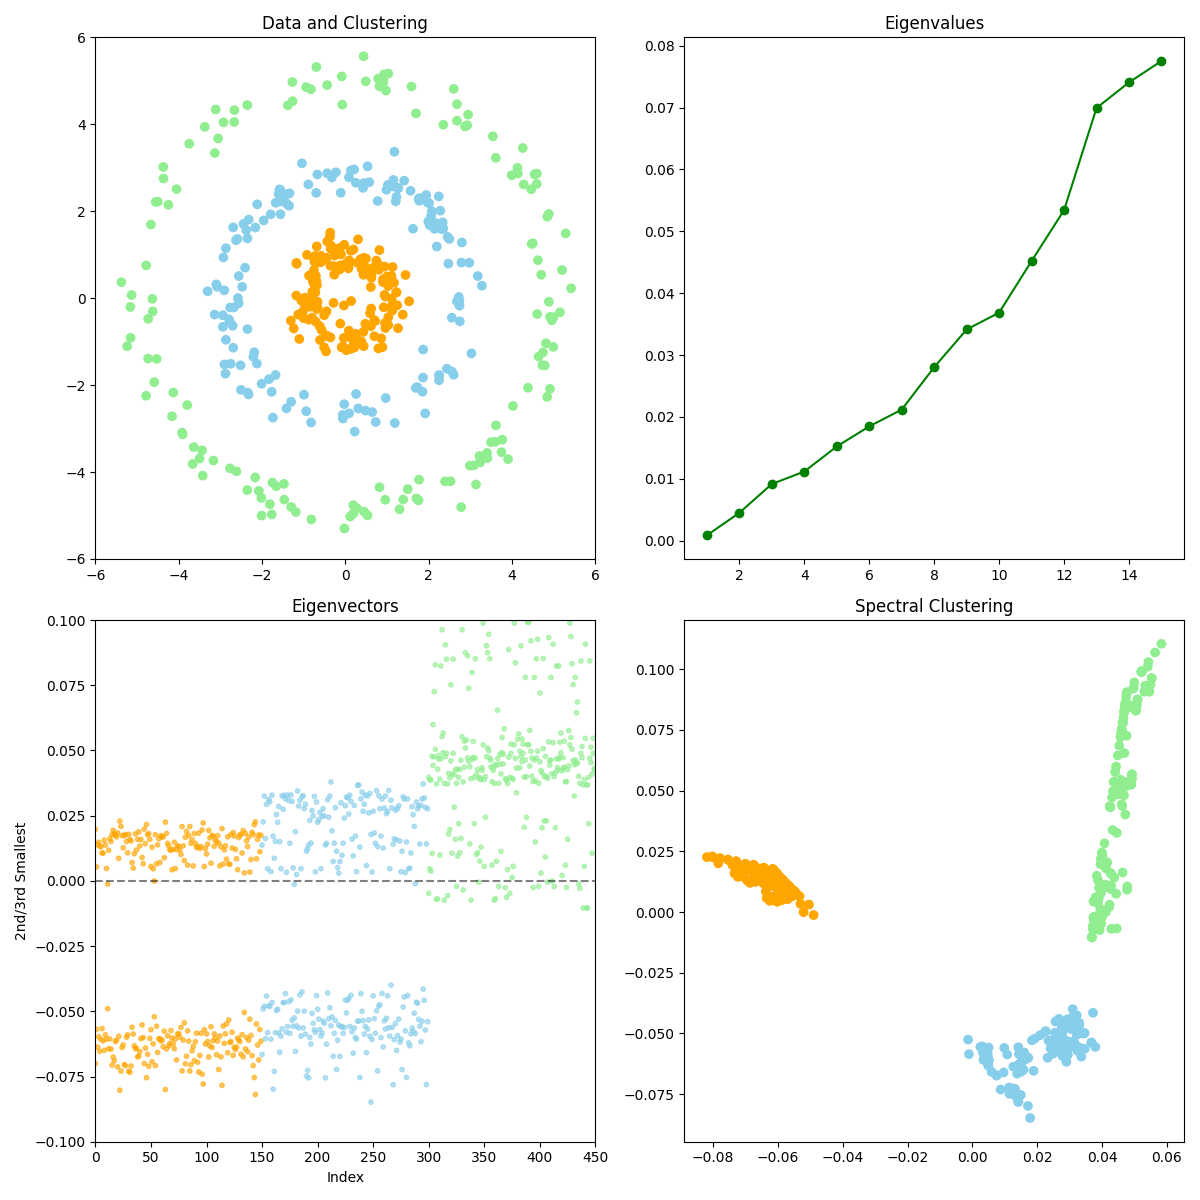

Recreate this plot in Python.
import numpy as np
import matplotlib.pyplot as plt
from matplotlib.colors import ListedColormap
from sklearn.cluster import KMeans
from sklearn.neighbors import kneighbors_graph

def generate_concentric_data(n_points=150, noise=0.25):
    radii = [1.0, 2.8, 5.0]
    data = []
    labels = []
    
    for i, r in enumerate(radii):
        angles = np.random.uniform(0, 2*np.pi, n_points)
        x = r * np.cos(angles) + np.random.normal(0, noise, n_points)
        y = r * np.sin(angles) + np.random.normal(0, noise, n_points)
        data.extend(list(zip(x, y)))
        labels.extend([i] * n_points)
    
    return np.array(data), np.array(labels)

def compute_knn_similarity(X, k=10):
    A = kneighbors_graph(X, n_neighbors=k, mode='connectivity', include_self=False)
    A = A.toarray()
    W = np.maximum(A, A.T)
    return W

def spectral_clustering(X, k_neighbors=10, n_clusters=3):
    W = compute_knn_similarity(X, k=k_neighbors)
    
    D = np.diag(np.sum(W, axis=1))
    D_inv_sqrt = np.diag(1.0 / np.sqrt(np.sum(W, axis=1)))
    L = np.eye(W.shape[0]) - D_inv_sqrt @ W @ D_inv_sqrt
    
    eigenvals, eigenvecs = np.linalg.eigh(L)
    idx = np.argsort(eigenvals)
    eigenvals = eigenvals[idx]
    eigenvecs = eigenvecs[:, idx]
    
    Y = eigenvecs[:, 1:3]
    Y = Y / np.sqrt(np.sum(Y**2, axis=1))[:, np.newaxis]
    
    kmeans = KMeans(n_clusters=n_clusters, n_init=50, random_state=42)
    labels = kmeans.fit_predict(Y)
    
    centers = np.zeros((n_clusters, 2))
    for i in range(n_clusters):
        mask = labels == i
        centers[i] = np.mean(X[mask], axis=0)
    radii = np.sqrt(np.sum(centers**2, axis=1))
    order = np.argsort(radii)
    new_labels = np.zeros_like(labels)
    for i, old_label in enumerate(order):
        new_labels[labels == old_label] = i
    
    return new_labels, eigenvals, eigenvecs

np.random.seed(42)
X, true_labels = generate_concentric_data()
labels, eigenvals, eigenvecs = spectral_clustering(X)

colors = ['orange', 'skyblue', 'lightgreen']
custom_cmap = ListedColormap(colors)

fig, axs = plt.subplots(2, 2, figsize=(12, 12))

axs[0,0].scatter(X[:,0], X[:,1], c=labels, cmap=custom_cmap)
axs[0,0].set_title('Data and Clustering')
axs[0,0].set_xlim(-6, 6)
axs[0,0].set_ylim(-6, 6)

axs[0,1].plot(range(1, 16), eigenvals[1:16], 'go-')
axs[0,1].set_title('Eigenvalues')

n_points = len(X)
axs[1,0].set_title('Eigenvectors')
axs[1,0].set_xlabel('Index')
axs[1,0].set_ylabel('2nd/3rd Smallest')

axs[1,0].scatter(range(n_points), eigenvecs[:, 1], c=labels, cmap=custom_cmap, s=10, alpha=0.6)
axs[1,0].scatter(range(n_points), eigenvecs[:, 2], c=labels, cmap=custom_cmap, s=10, alpha=0.6)
axs[1,0].axhline(y=0, color='black', linestyle='--', alpha=0.5)
axs[1,0].set_ylim(-0.1, 0.1)
axs[1,0].set_xlim(0, 450)

axs[1,1].scatter(eigenvecs[:, 1], eigenvecs[:, 2], c=labels, cmap=custom_cmap)
axs[1,1].set_title('Spectral Clustering')

plt.tight_layout()
plt.show() 
